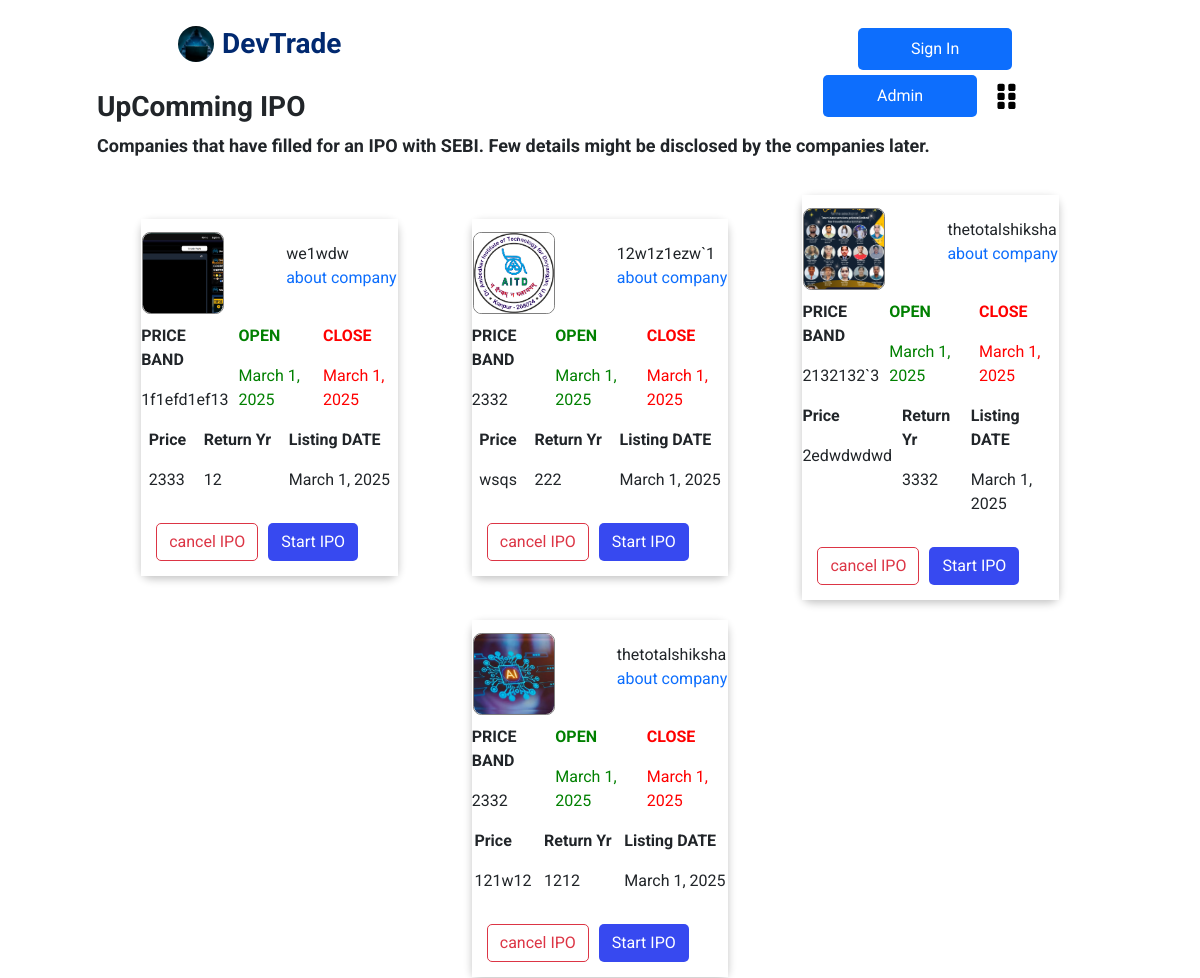
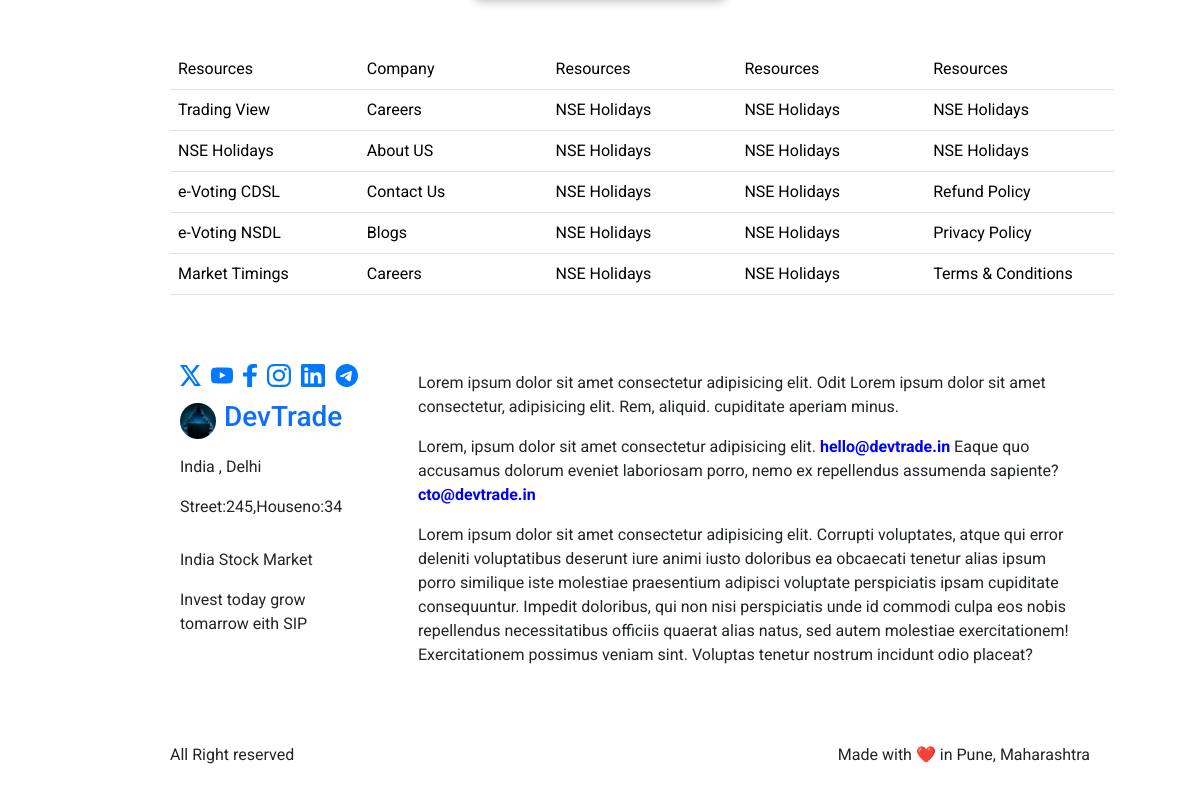
Screenshot of /ipoupcomming/ with the database file from the repository (2 pictures, top to bottom).
### home/models.py (models this page shows)
class IPOUpcoming(models.Model):
    icons = models.FileField(upload_to='home/', null=True, blank=True)
    company_name=models.CharField(max_length=100)
    company_link=models.URLField(max_length=200)
    price_band=models.CharField(max_length=50)
    open_date=models.DateField(auto_now_add=True)
    close_date=models.DateField(auto_now_add=True)
    issue_size=models.CharField(max_length=50)
    issue_type=models.CharField(max_length=50)
    listing_date=models.DateField(auto_now_add=True)

### home/views.py (the view)
# urls.py: path('ipoupcomming/', views.ipoupcomming, name='ipoupcomming'),
def ipoupcomming(request):
    ipoupcommingdata = IPOUpcoming.objects.all()
    data = {
        'ipoupcommingdata': ipoupcommingdata,
    }
    return render(request, "ipoupcomming.html", data)

### templates/ipoupcomming.html (shortened to what this page needs)
{% extends "base.html" %}
{% block content %}
<div class="mainpartipo" style="padding: 30px 30px; display: flex; flex-direction: column; justify-content: space-evenly; gap: 10px; align-items: center;">
   <div class="mainpartipo1">
    <h3 style="font-weight: bold;">UpComming IPO</h3>
    <p>
        <span class="fixed-text">Companies that have filled for an IPO with SEBI. Few details might be disclosed by the companies later.</span>
    </p>
</div>
    <div class="mainpartipo2"
        style="display: flex; gap: 20px; flex-wrap: wrap; justify-content: space-evenly;  align-items: center; width: 90%;">
        {% for ipo in ipoupcommingdata %}
        <div class="card1" style="border-radius: 10px; box-shadow: rgba(0, 0, 0, 0.24) 0px 3px 8px; background-color:  rgba(255, 255, 255, 1);
        ;  width: 25%;">
                    <div class="card1part1"
                        style=" display: flex; gap: 60px;  justify-content: space-around; align-items: center;">
                        <div class="broker-image" style="display: flex; border: 1px solid grey; margin-top: 13px; justify-content: center; border-radius: 10%  ">
                            <img src="/media/{{ipo.icons}}" alt="Broker Image" style="width: 80px; height: 80px; border-radius: 10%; object-fit: cover;">
                        </div>
                        <div><div>{{ipo.company_name}}</div><a style="text-decoration: none;" href="{{ ipo.company_link }}">about company </a></div>
                    </div>
                    <div class="card1part2"
                        style="margin-top: 10px;  display: flex; gap: 10px; justify-content: space-evenly; align-items: center;">
                        <div class="card1part2-1" style=" align-items: center;">
                            <p style="font-weight: bold;">PRICE BAND</p>
                            <p >{{ ipo.price_band }}</p>
                        </div>
                        <div class="card1part2-2" style=" align-items: center; color: green;">
                            <p style="font-weight: bold;">OPEN</p>
                            <p >{{ ipo.open_date }}</p>
                        </div>
                        <div class="card1part2-3" style=" align-items: center; color: red;">
                            <p style="font-weight: bold;">CLOSE</p>
                            <p >{{ ipo.close_date }}</p>
                        </div>
                    </div>
                    <div class="card1part3" style="    display: flex; gap: 10px;
                        justify-content: space-evenly; align-items: start;">
                        <div class="card1part3-2" style=" align-items: center;">
                            <p style="font-weight: bold;">Price</p>
                            <p >{{ ipo.issue_type }}</p>
                        </div>
                        <div class="card1part3-1" style=" align-items: center;">
                            <p style="font-weight: bold;">Return Yr</p>
                            <p >{{ ipo.issue_size }}</p>
                        </div>
                        <div class="card1part3-3" style=" align-items: center;">
                            <p style="font-weight: bold;">Listing DATE</p>
                            <p >{{ ipo.listing_date }}</p>
                        </div>
                    </div>
                    <div class="card1part4" style="border: none; padding: 15px 15px 15px 15px;  display: flex; gap: 10px; ">
                        <button style="border-radius: 5px; " type="button" class="btn btn-outline-danger">cancel IPO</button><button
                            type="button" style="border-radius: 5px; color: white;   background-color: rgb(55, 73, 240);
        ;" class="btn ">Start IPO</button>
                    </div>
                </div>
        {% endfor %}
    </div>
</div>
{% endblock content %}

### templates/base.html (shortened to what this page needs)
{% load static %}
<!DOCTYPE html>
<html lang="en">
<head>
  <link rel="stylesheet" href="https://cdnjs.cloudflare.com/ajax/libs/font-awesome/6.0.0-beta3/css/all.min.css">
  <link href="https://cdn.jsdelivr.net/npm/bootstrap@5.3.3/dist/css/bootstrap.min.css" rel="stylesheet"
 />
  <link href="https://cdn.jsdelivr.net/npm/bootstrap-icons/font/bootstrap-icons.css" rel="stylesheet" />
  <link rel="stylesheet" href="/static/css/index.css" />
  <link rel="stylesheet" href="/static/css/ipo.css" />
</head>
<body>
  <div class="header d-flex justify-content-evenly align-items-center" style="  position: fixed;
  top: 0;
  left: 0;">
    <div class="firstdiv">
      <a href="/" class="logo d-flex align-items-center me-auto "><img style="border-radius: 50%;" src="static/assets/logo.jpg" alt="" />
        <h1 class="sitename">DevTrade</h1>
      </a>
    </div>
    {% if user.is_authenticated %}
    <div class="thirddivlog">
      <i class="fa-solid fa-user"></i>
      <a href="/logout/">Logout</a>
      </button>
    </div>
    {% else %}
    <div class="thirddiv">
      <a href="/signin/" style=" text-decoration: none;">
        <button type="button" class="btn-getstarted">
            Sign In
        </button>
    </a>
      <a href="/admin/" style="text-decoration: none;">
        <button type="button" class="btn-getstarted">
            Admin
        </button>
    </a>
      <img src="static/assets/verticanav.svg" width="30" height="30" />
    </div>
    {% endif %}
  </div>
  {% block content %}{% endblock content %}
  <div class="footer" style=" margin-left: 150px;">
    <table class="table">
      <thead>
        <tr style="  display: flex;  justify-content: left; ">
          <td>Resources</td>
          <td>Company</td>
          <td>Resources</td>
          <td>Resources</td>
          <td>Resources</td>
        </tr>
      </thead>
      <tbody>
        <tr>
          <td><a style="text-decoration: none;" href="">Trading View</a></td>
          <td><a style="text-decoration: none;" href="">Careers</a></td>
          <td><a style="text-decoration: none;" href="">NSE Holidays</a></td>
          <td><a style="text-decoration: none;" href="">NSE Holidays</a></td>
          <td><a style="text-decoration: none;" href="">NSE Holidays</a></td>
        </tr>
        <tr>
          <td><a style="text-decoration: none;" href="">NSE Holidays</a></td>
          <td><a style="text-decoration: none;" href="">About US</a></td>
          <td><a style="text-decoration: none;" href="">NSE Holidays</a></td>
          <td><a style="text-decoration: none;" href="">NSE Holidays</a></td>
          <td><a style="text-decoration: none;" href="">NSE Holidays</a></td>
        </tr>
        <tr>
          <td><a style="text-decoration: none;" href="">e-Voting CDSL</a></td>
          <td><a style="text-decoration: none;" href="">Contact Us</a></td>
          <td><a style="text-decoration: none;" href="">NSE Holidays</a></td>
          <td><a style="text-decoration: none;" href="">NSE Holidays</a></td>
          <td><a style="text-decoration: none;" href="">Refund Policy</a></td>
        </tr>
        <tr>
          <td><a style="text-decoration: none;" href="">e-Voting NSDL</a></td>
          <td><a style="text-decoration: none;" href="">Blogs</a></td>
          <td><a style="text-decoration: none;" href="">NSE Holidays</a></td>
          <td><a style="text-decoration: none;" href="">NSE Holidays</a></td>
          <td><a style="text-decoration: none;" href="">Privacy Policy</a></td>
        </tr>
        <tr>
          <td><a style="text-decoration: none;" href="">Market Timings</a></td>
          <td><a style="text-decoration: none;" href="">Careers</a></td>
          <td><a style="text-decoration: none;" href="">NSE Holidays</a></td>
          <td><a style="text-decoration: none;" href="">NSE Holidays</a></td>
          <td><a style="text-decoration: none;" href="">Terms & Conditions</a></td>
        </tr>
      </tbody>
    </table>
  </div>
  <div class="mainfooter"
    style=" margin-left: 150px; display: flex; gap: 30px; justify-content: space-between; padding: 20px 20px; width: 80%;">
    <div class="mainfooter1"
      style="display: flex; flex-direction: column; gap: 10px;  justify-content: space-evenly; align-items:start; padding: 10px 10px; ">
      <div class="footercontent1"
        style="  display: flex; justify-content: space-evenly; gap: 10px; align-items: center;"><img
          src="static/assets/x.svg" alt=""><img src="static/assets/yt.svg" alt=""><img src="static/assets/facebnook.svg"
          alt=""><img src="static/assets/insta.svg" alt=""><img src="static/assets/linkedin.svg" alt=""><img
          src="static/assets/telegram.svg" alt=""></div>
      <div class="footercontent2" style="display: flex; justify-content: space-between; align-items: center;"> <a
          href="#services" style="color:rgba(45, 58, 76, 1); text-decoration: none;" class=" d-flex justify-cont-evenly align-items-center me-auto">
  <a href="#services" style="text-decoration: none;" class="logo d-flex align-items-center me-auto "><img style="border-radius: 50%;" src="static/assets/logo.jpg" alt="" />
    <h3 class="sitename" >DevTrade</h3>
  </a>
        </a></div>
      <div class="footercontent3">
        <p>India , Delhi</p>
        <p>Street:245,Houseno:34</p>
      </div>
      <div class="footercontent4">
        <p>India Stock Market</p>
        <p>Invest today grow tomarrow eith SIP</p>
      </div>
    </div>
    <div class="mainfooter2" style="padding: 20px 20px; ;">
      <div class="footercontent2-1">
        <p>Lorem ipsum dolor sit amet consectetur adipisicing elit. Odit Lorem ipsum dolor sit amet consectetur,
          adipisicing elit. Rem, aliquid. cupiditate aperiam minus.</p>
      </div>
      <div class="footercontent2-2">
        <p>Lorem, ipsum dolor sit amet consectetur adipisicing elit. <b style="color: blue;">hello@devtrade.in</b>
          Eaque quo accusamus dolorum eveniet laboriosam
          porro, nemo ex repellendus assumenda sapiente?<b style="color: blue;">cto@devtrade.in</b></p>
      </div>
      <div class="footercontent2-3">
        <p>Lorem ipsum dolor sit amet consectetur adipisicing elit. Corrupti voluptates, atque qui error deleniti
          voluptatibus deserunt iure animi iusto doloribus ea obcaecati tenetur alias ipsum porro similique iste
          molestiae praesentium adipisci voluptate perspiciatis ipsam cupiditate consequuntur. Impedit doloribus, qui
          non nisi perspiciatis unde id commodi culpa eos nobis repellendus necessitatibus officiis quaerat alias
          natus, sed autem molestiae exercitationem! Exercitationem possimus veniam sint. Voluptas tenetur nostrum
          incidunt odio placeat?</p>
      </div>
    </div>
  </div>
  <div class="bottom"
    style=" margin-left: 150px; display: flex; width: 80%; padding: 20px 20px ; justify-content: space-between; align-items: center;">
    <p>All Right reserved</p>
    <p>Made with ❤️ in Pune, Maharashtra</p>
  </div>
</body>
</html>

### static/css/index.css (style rules this page uses)
* { margin: 0px; padding: 0px; background-color: #FFFFFF; font-family: Roboto, sans-serif; }
body { font-family: Roboto, sans-serif; }
.firstdiv { width: 390px; height: 68px; top: 27px; display: flex; justify-content: space-around; align-items: center; }
.firstdiv a { text-decoration: none; }
.firstdiv a h1 { text-decoration: none; color: #012970; font-size: 28px; margin: 0; font-weight: 700; }
.thirddiv { width: 296.04px; height: 42px; top: 37px; display: flex; justify-content: center; gap: 5px; align-items: center; }
.thirddiv button { width: 153.83px; height: 42px; top: 37px; left: 1607.72px; border-radius: 5px; text-decoration: none; background-color: #0d6efd; border: none; color: white; }
.thirddiv img { display: none; }
.header { width: 100%; }
.logo img { max-height: 36px; margin-right: 8px; }
@media (max-width: 1200px) { .header { flex-wrap: wrap; justify-content: space-between; padding: 10px 20px; } }
@media (max-width: 1200px) { .thirddiv { flex-wrap: wrap; justify-content: flex-end; margin-top: 10px; } }
@media (max-width: 1200px) { .thirddiv img { display: inline-block; } }
@media (max-width: 1200px) { .btn-getstarted { order: 2; margin-right: 10px; } }
.table { width: 100%; }
.table thead tr { display: flex; justify-content: space-evenly; }
.table thead td { flex: 1; text-align: left; }
.table tbody tr { display: flex; justify-content: space-evenly; }
.table tbody td { flex: 1; text-align: left; }
.table a { text-decoration: none; color: inherit; }
.footer { width: 82%; padding: 20px 20px; }

### static/css/ipo.css (style rules this page uses)
* { margin: 0px; padding: 0px; background-color: #FFFFFF; font-family: Roboto, sans-serif; }
.mainpartipo { padding: 10px 10px; width: 100%; }
.mainpartipo1 { display: flex; justify-content: space-evenly; padding: 5px 5px; }

### templates/ipoupcomming.html (style rules this page uses)
.mainpartipo1 { display: flex; width: 90%; flex-direction: column; padding: 10px; font-size: 18px; margin-top: 50px; }
.fixed-text { font-weight: bold; }

### rows the page displays
IPOUpcoming: icons (picture), company_name "we1wdw", price_band "1f1efd1ef13", open_date "March 1, 2025", close_date "March 1, 2025", issue_type "2333", issue_size "12", listing_date "March 1, 2025"
IPOUpcoming: icons (picture), company_name "12w1z1ezw`1", price_band "2332", open_date "March 1, 2025", close_date "March 1, 2025", issue_type "wsqs", issue_size "222", listing_date "March 1, 2025"
IPOUpcoming: icons (picture), company_name "thetotalshiksha", price_band "2132132`3", open_date "March 1, 2025", close_date "March 1, 2025", issue_type "2edwdwdwd", issue_size "3332", listing_date "March 1, 2025"
IPOUpcoming: icons (picture), company_name "thetotalshiksha", price_band "2332", open_date "March 1, 2025", close_date "March 1, 2025", issue_type "121w12", issue_size "1212", listing_date "March 1, 2025"
